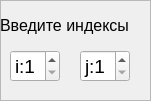
   <widget class="QFrame" name="ijframe">
    <property name="geometry">
     <rect>
      <x>30</x>
      <y>340</y>
      <width>151</width>
      <height>101</height>
     </rect>
    </property>
    <property name="frameShape">
     <enum>QFrame::StyledPanel</enum>
    </property>
    <property name="frameShadow">
     <enum>QFrame::Raised</enum>
    </property>
    <widget class="QLabel" name="label_2">
     <property name="geometry">
      <rect>
       <x>0</x>
       <y>10</y>
       <width>131</width>
       <height>31</height>
      </rect>
     </property>
     <property name="font">
      <font>
       <pointsize>12</pointsize>
      </font>
     </property>
     <property name="text">
      <string>Введите индексы</string>
     </property>
    </widget>
    <widget class="QSpinBox" name="spinBoxI">
     <property name="geometry">
      <rect>
       <x>10</x>
       <y>50</y>
       <width>50</width>
       <height>32</height>
      </rect>
     </property>
     <property name="font">
      <font>
       <pointsize>14</pointsize>
      </font>
     </property>
     <property name="suffix">
      <string/>
     </property>
     <property name="prefix">
      <string>i:</string>
     </property>
     <property name="minimum">
      <number>1</number>
     </property>
     <property name="maximum">
      <number>5</number>
     </property>
    </widget>
    <widget class="QSpinBox" name="spinBoxJ">
     <property name="geometry">
      <rect>
       <x>80</x>
       <y>50</y>
       <width>50</width>
       <height>32</height>
      </rect>
     </property>
     <property name="font">
      <font>
       <pointsize>14</pointsize>
      </font>
     </property>
     <property name="suffix">
      <string/>
     </property>
     <property name="prefix">
      <string>j:</string>
     </property>
     <property name="minimum">
      <number>1</number>
     </property>
     <property name="maximum">
      <number>5</number>
     </property>
    </widget>
   </widget>
